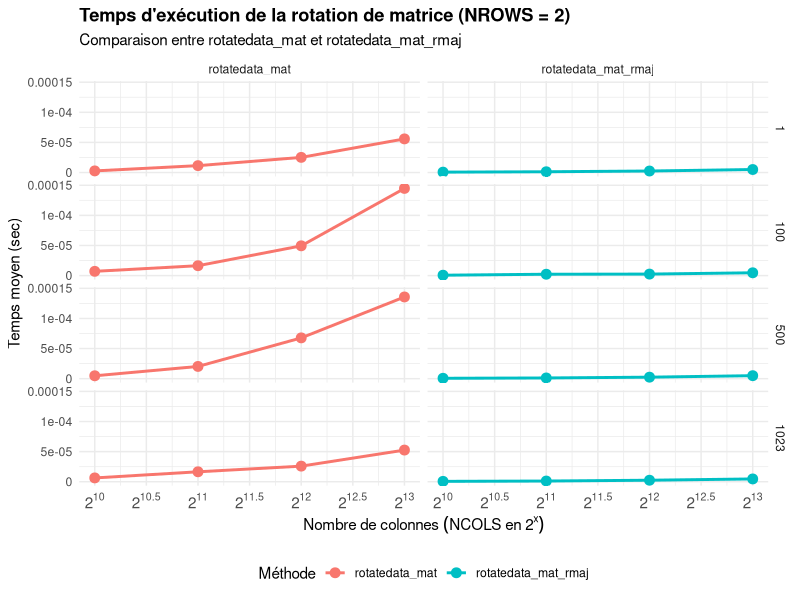
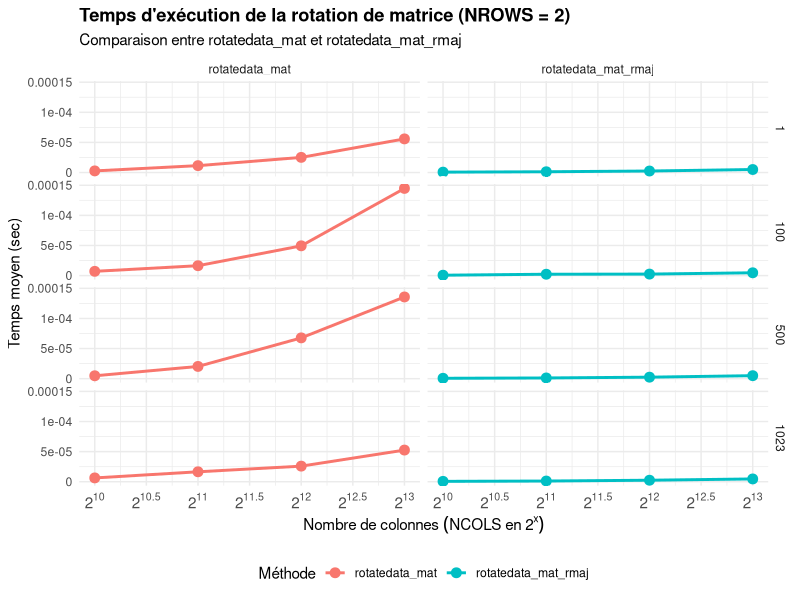

Here is the R script that generated these plots, in order:
# Charger les bibliothèques nécessaires
# Installe-les avec install.packages("tidyverse") si ce n'est pas déjà fait
library(tidyverse)
library(scales) 

# 1. Lecture du fichier CSV
# On précise col_names = FALSE car on va renommer proprement pour éviter les problèmes d'espaces
df <- read_csv("benchv2_base_rotatedata_mat.csv", skip = 1, col_names = c("name", "mean_ns", "stddev_pct", "confidence_pct", "drop")) %>%
  select(-drop) # Supprimer la dernière colonne vide causée par la virgule finale

# 2. Extraction des paramètres depuis la colonne "name"
df_parsed <- df %>%
  extract(
    col = name,
    into = c("method", "nrows", "ncols", "ridx1", "ridx2"),
    regex = "^([^.]+)\\.dim_(\\d+)x(\\d+)_rowidx1_(\\d+)_rowidx2_(\\d+)",
    convert = TRUE # Convertit automatiquement les nombres en entiers (integer)
  )

# Affichage de vérification dans la console
print(df_parsed)

# 3. Création du graphique avec ggplot2
plot <- ggplot(df_parsed, aes(x = ncols, y = mean_ns, color = method, group = method)) +
  facet_grid(ridx2 ~ method ) +
  geom_line(linewidth = 1) +
  geom_point(size = 3) +
  
  # Configuration de l'axe X pour afficher les puissances de 2 (2^x)
  scale_x_continuous(
    trans = log2_trans(), 
    breaks = trans_breaks("log2", function(x) 2^x),
    labels = trans_format("log2", math_format(2^.x))
  ) +
  
  # Axe Y : Conversion de nanosecondes en secondes
  scale_y_continuous(
    labels = function(y) y / 1e9  # Divise par 1 milliard
  ) +
  # (Optionnel) Axe Y rendu plus lisible
  #scale_y_continuous(labels = scales::label_number(scale_cut = scales::cut_short_scale())) +
  
  labs(
    title = "Temps d'exécution de la rotation de matrice (NROWS = 2)",
    subtitle = "Comparaison entre rotatedata_mat et rotatedata_mat_rmaj",
    x = expression(Nombre~de~colonnes~(NCOLS~en~2^x)), # expression() permet un rendu mathématique du titre
    y = "Temps moyen (sec)",
    color = "Méthode"
  ) +
  theme_minimal() +
  theme(
    plot.title = element_text(face = "bold"),
    legend.position = "bottom",
    # Plus besoin d'incliner le texte à 45° car "2^10" prend très peu de place en largeur !
    axis.text.x = element_text(size = 11) 
  )

# 4. Affichage et sauvegarde du graphique
print(plot)
ggsave("plot_benchmark_rotatedata.png", plot, width = 8, height = 6, dpi = 300)
